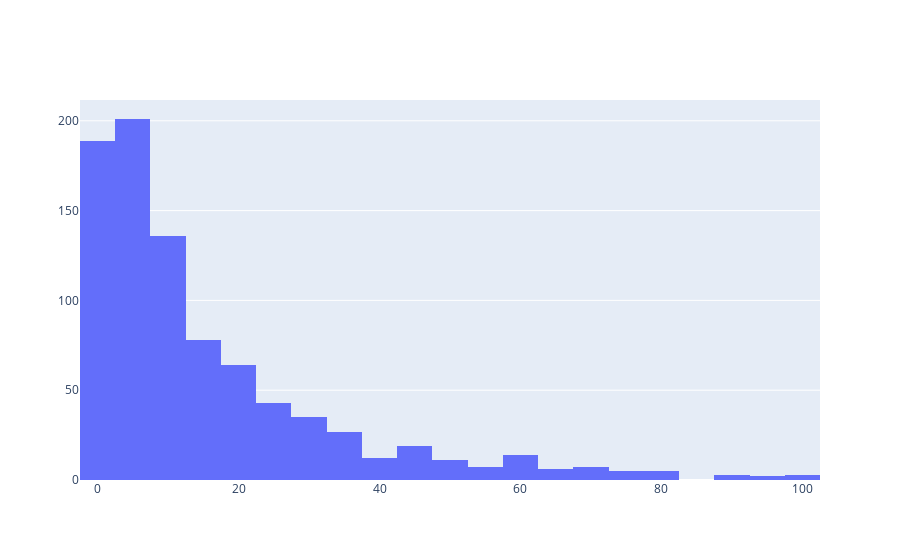

Here is the notebook cell this chart was saved with:
### Code cell
fig = go.Figure()

fig.add_trace(go.Histogram(
    x=df_2019["percent_of_total_enrollment_that_are_black_or_african_american"][df_2019['carnegie_classification_2018:_size_and_setting'].str.contains("non")]

))

### Figure 1 — Plotly figure (JSON) as saved in the notebook; plotly's stock layout.template omitted (floating-point values rounded to 4 significant figures; data arrays with more than 128 entries replaced by an {"elided": "..."} marker saying what was removed)
{"data": [{"type": "histogram", "x": {"elided": "867 float values"}}], "layout": {}}
